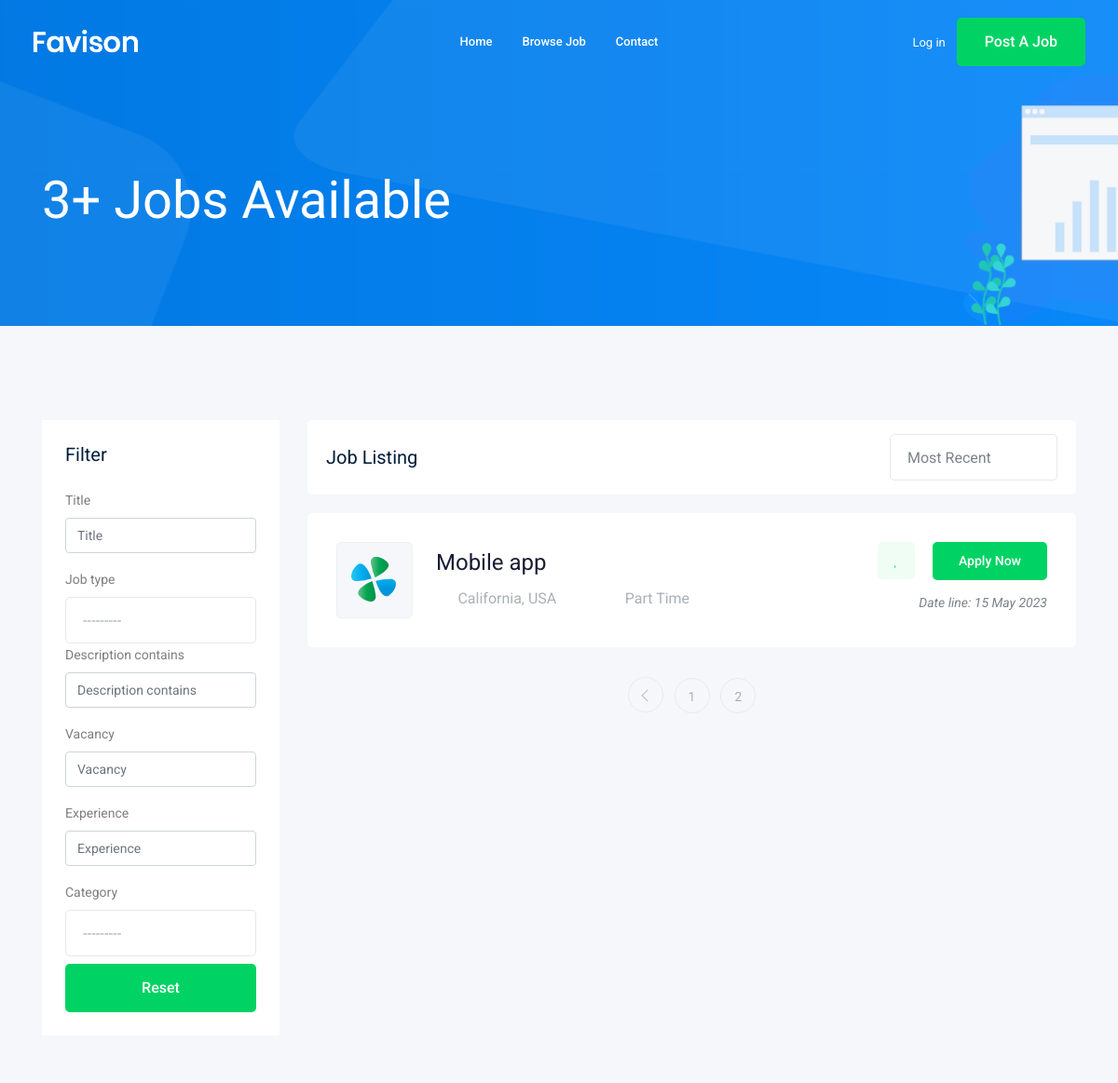
Before: /jobs/?page=2 (upper part) with the older database file.
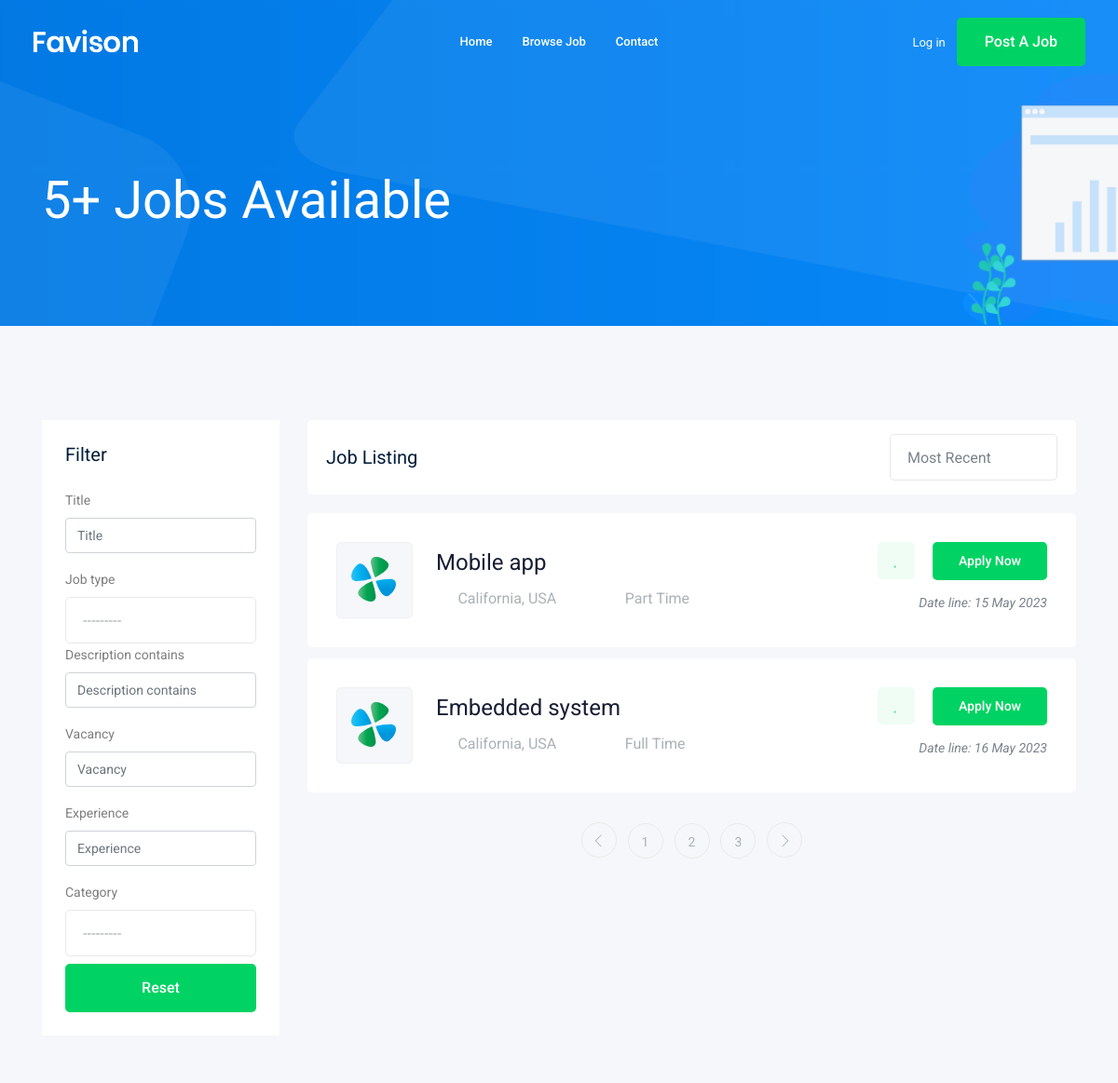
After: the same page with the newer database file.
### job/models.py (models this page shows, shortened)
class Job(models.Model):
    ownerr =models.ForeignKey(User ,related_name='job_owner',on_delete=models.CASCADE)
    title =models.CharField(max_length=100)
    job_type=models.CharField(max_length=15 ,choices=Job_Type)
    description=models.TextField(max_length=1000)
    published_at=models.DateTimeField(auto_now=True)
    vacancy = models.IntegerField(default=1)
    salary=models.IntegerField(default=0)
    experience =models.IntegerField(default=1)
    category=models.ForeignKey('Category' ,on_delete=models.CASCADE)
    slug = models.SlugField(null=True ,blank=True)
    def __str__(self):
        return self.title

### job/views.py (the view)
# urls.py: path('', views.job_list ,name= 'job_list'),
def job_list(request):
    job_list =Job.objects.all()
    filter = JobFilter(request.GET, queryset=job_list)
    job_list=filter.qs
    p = Paginator(job_list, 2)  # creating a paginator object
    page_number = request.GET.get('page')
    page_obj = p.get_page(page_number)
    context ={'jobs' :page_obj ,'p' :p ,'filter':filter}
    return render(request ,'job/job_list.html',context)

### job/models.py (called while the page is built)
    def __str__(self):
        return self.name

### job/templates/job/job_list.html (shortened to what the changed rows need)
{% extends 'base.html' %}
{% load django_bootstrap5 %}
{%block body%}
    <div class="bradcam_area bradcam_bg_1">
        <div class="container">
            <div class="row">
                <div class="col-xl-12">
                    <div class="bradcam_text">
                        <h3>{{jobs.paginator.count}}+ Jobs Available</h3>
                    </div>
                </div>
            </div>
        </div>
    </div>
    <div class="job_listing_area plus_padding">
        <div class="container">
            <div class="row">
                <div class="col-lg-9">
                    <div class="job_lists m-0">
                        <div class="row">
                            {% for job in jobs %}
                                <div class="col-lg-12 col-md-12">
                                <div class="single_jobs white-bg d-flex justify-content-between">
                                    <div class="jobs_left d-flex align-items-center">
                                        <div class="thumb">
                                            <img src="img/svg_icon/1.svg" alt="">
                                        </div>
                                        <div class="jobs_conetent">
                                            <a href="{% url 'jobs:job_detail' job.slug  %}"><h4>{{job}}</h4></a>
                                            <div class="links_locat d-flex align-items-center">
                                                <div class="location">
                                                    <p> <i class="fa fa-map-marker"></i> California, USA</p>
                                                </div>
                                                <div class="location">
                                                    <p> <i class="fa fa-clock-o"></i> {{job.job_type}}</p>
                                                </div>
                                            </div>
                                        </div>
                                    </div>
                                    <div class="jobs_right">
                                        <div class="apply_now">
                                            <a class="heart_mark" href="#"> <i class="fa fa-heart"></i> </a>
                                            <a href="{% url 'jobs:job_detail' job.slug  %}" class="boxed-btn3">Apply Now</a>
                                        </div>
                                        <div class="date">
                                            <p>Date line: {{job.published_at|date:'d M o'}}</p>
                                        </div>
                                    </div>
                                </div>
                            </div>
                            {% endfor %}
                        </div>
                        {% if jobs.has_other_pages%}
                            <div class="row">
                                <div class="col-lg-12">
                                    <div class="pagination_wrap">
                                        <ul>
                                            {% for i in jobs.paginator.page_range  %}
                                                <li><a href="?page={{i}}"><span>{{i}}</span></a></li>
                                            {% endfor %}
                                            {% if jobs.has_next %}
                                                <li><a href="?page={{ jobs.next_page_number }}"> <i class="ti-angle-right"></i> </a></li>
                                            {% endif %}
                                        </ul>
                                    </div>
                                </div>
                            </div>
                        {% endif %}
                    </div>
                </div>
            </div>
        </div>
    </div>
{%endblock body%}

Changed rows visible on the page:
added Job: title "Embedded system", job_type "Full Time", published_at "16 May 2023"
Other visible differences:
{{ jobs.paginator.count }}: "3" → "5"
new list line: "3"
